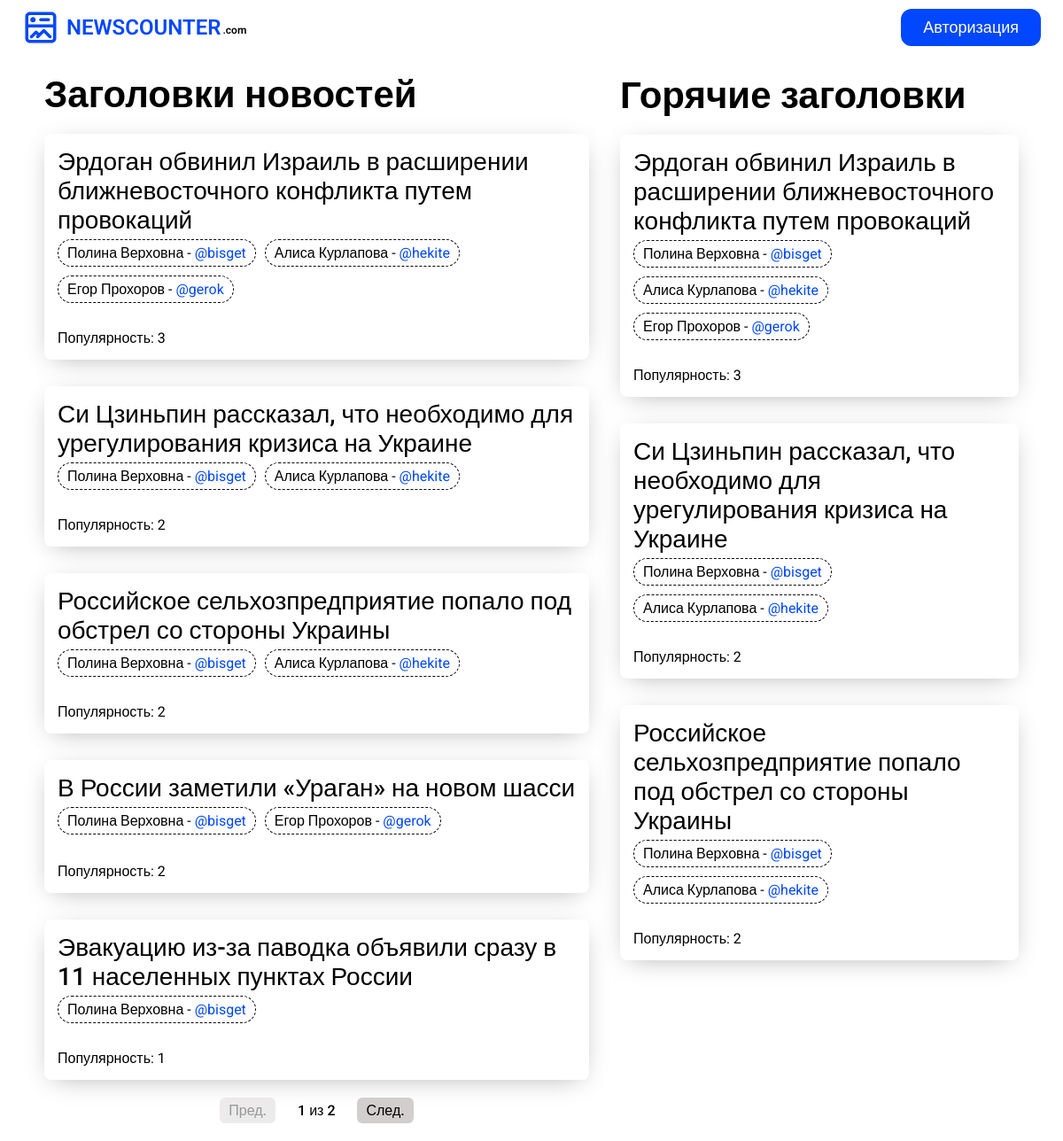
/posts/, run on the app's committed database.
### posts/models.py (models this page shows, shortened)
class News(models.Model):
    title = models.CharField(max_length=256)
    popularity = models.IntegerField(default=1)
    added_by = models.ManyToManyField(User)

### posts/views.py (the view)
# urls.py: path('', popular_topics, name='popular_topics'),
def popular_topics(request):
    popular_news = News.objects.order_by('-popularity')
    paginator = Paginator(popular_news, 5)
    page_number = request.GET.get('page')
    page_obj = paginator.get_page(page_number)
    for news in page_obj:
        added_by_ids = news.added_by.values_list('id', flat=True)
        added_by_users = User.objects.filter(id__in=added_by_ids)
        news.added_by_users = added_by_users
    popular_topics = News.objects.values('title').annotate(total_popularity=Sum('popularity')).order_by('-total_popularity')[:3]
    for topic in popular_topics:
        topic['popularity'] = News.objects.filter(title=topic['title']).aggregate(total_popularity=Sum('popularity'))['total_popularity']
        added_by_ids = News.objects.filter(title=topic['title']).first().added_by.values_list('id', flat=True)
        added_by_users = User.objects.filter(id__in=added_by_ids)
        topic['added_by'] = [{'first_name': user.first_name, 'last_name': user.last_name, 'username': user.username} for user in added_by_users]
    return render(request, 'popular_topics.html', {'page_obj': page_obj, 'popular_topics': popular_topics})

### posts/templates/popular_topics.html
{% extends "base.html" %}
{% load static %}
{% block head %}
  <link rel="stylesheet" href="{% static 'styles/posts.css' %}?v=1.0.5" />
  <link rel="stylesheet" href="{% static 'styles/pagination.css' %}?v=1.0.0" />
{% endblock head %}
{% block content %}
  <div class="posts">
    <div class="posts-all">
      <h1>Заголовки новостей</h1>
      <div class="posts-all__list">
        {% for news in page_obj %}
          <div class="list">
            <div class="list__box">
              <p>{{ news.title }}</p>
              <div class="list__box-users">
                {% for user in news.added_by_users %}
                  <div>{{ user.first_name }} {{ user.last_name }} - <span>@{{ user.username }}</span></div>
                {% endfor %}
              </div>
            </div>
            <p>Популярность: {{ news.popularity }}</p>
          </div>
        {% endfor %}
      </div>
      <div class="pagination">
        {% if page_obj.has_previous %}
          <a href="?page={{ page_obj.previous_page_number }}" class="pagination__btn">Пред.</a>
        {% else %}
          <div class="pagination__btn pagination__btn-disabled">Пред.</div>
        {% endif %}
        <span>{{ page_obj.number }} из {{ page_obj.paginator.num_pages }}</span>
        {% if page_obj.has_next %}
          <a href="?page={{ page_obj.next_page_number }}" class="pagination__btn">След.</a>
        {% else %}
          <div class="pagination__btn pagination__btn-disabled">След.</div>
        {% endif %}
      </div>
    </div>
    <div class="posts-fire">
      <h1>Горячие заголовки</h1>
      <div class="posts-fire__list">
        {% for topic in popular_topics %}
          <div class="list">
            <div class="list__box">
              <p>{{ topic.title }}</p>
              <div class="list__box-users">
                {% for user in topic.added_by %}
                  <div>{{ user.first_name }} {{ user.last_name }} - <span>@{{ user.username }}</span></div>
                {% endfor %}
              </div>
            </div>
            <p>Популярность: {{ topic.popularity }}</p>
          </div>
        {% endfor %}
      </div>
    </div>
  </div>
{% endblock content %}

### posts/templates/base.html (shortened to what this page needs)
<!DOCTYPE html>
{% load static %}
<html>
  <head>
    <link rel="stylesheet" href="{% static 'styles/reset.css' %}?v=1.0.1" />
    <link rel="stylesheet" href="{% static 'styles/header.css' %}?v=1.0.2" />
    {% block head %}{% endblock head %}
  </head>
  <body>
    <header class="header">
      <div class="header__box">
        <a href="/posts/" class="header__logo">
          NEWSCOUNTER
          <span>.com</span>
        </a>
      </div>
      {% if user.is_authenticated %}
        <nav class="header__nav">
          {% if user.is_authenticated %}
            <a href="/posts/add" class="header__link">
              Добавить заголовок
            </a>
          {% endif %}
          <p class="header__user-info">
            <span>{{ user.first_name }} {{ user.last_name }} - </span> @{{ user.username }}
          </p>
          <a href="/posts/logout" class="header__auth-btn">
            Выйти
          </a>
        </nav>
      {% else %}
        {% if not hidden_login_button %}
          <a href="/posts/login" class="header__auth-btn">
            Авторизация
          </a>
        {% else %}
          <a href="/posts/register" class="header__auth-btn">
            Регистрация
          </a>
        {% endif %}
      {% endif %}
    </header>
    {% block content %}{% endblock content %}
  </body>
</html>

### static/styles/header.css (style rules this page uses)
.header { display: flex; align-items: center; width: 100%; position: sticky; top: 0; justify-content: space-between; padding: 10px 25px; background-color: white; z-index: 2; }
.header .header__auth-btn { border-radius: 12px; font-size: 18px; background-color: #0047ff; cursor: pointer; padding: 10px 25px; color: white; }
.header .header__logo { font-size: 24px; font-weight: 600; color: #0047ff; display: flex; align-items: center; gap: 8px; }
.header .header__logo svg { width: 42px; height: 42px; }
.header .header__logo span { font-size: 12px; position: relative; top: 3px; right: 6px; }
.header .header__box { display: flex; align-items: center; gap: 20px; }

### static/styles/posts.css (style rules this page uses)
.posts { display: flex; width: 100%; align-items: flex-start; justify-content: space-between; padding: 20px 50px; gap: 35px; }
.posts-all, .posts-fire { display: flex; flex-direction: column; gap: 20px; }
.posts-all { width: 100%; }
.posts-all .posts-all__list { display: flex; flex-direction: column; gap: 30px; }
.posts-all h1 { font-size: 42px; }
.posts-fire { max-width: 450px; width: 100%; position: sticky; top: 83px; }
.posts-fire h1 { font-size: 42px; }
.posts-fire .posts-fire__list { display: flex; flex-direction: column; gap: 30px; }
.list { -webkit-box-shadow: 0px 6px 28px -10px rgba(0, 0, 0, 0.35); -moz-box-shadow: 0px 6px 28px -10px rgba(0, 0, 0, 0.35); box-shadow: 0px 6px 28px -10px rgba(0, 0, 0, 0.35); padding: 15px; min-height: 150px; display: flex; flex-direction: column; justify-content: space-between; border-radius: 8px; }
.list .list__box p { font-size: 28px; font-weight: 500; margin-bottom: 5px; }
.list .list__box .list__box-users { display: flex; align-items: center; flex-wrap: wrap; margin-bottom: 30px; gap: 10px; }
.list .list__box .list__box-users div { border: 1px dashed black; flex-shrink: 0; border-radius: 999px; padding: 5px 10px; width: max-content; }
.list .list__box .list__box-users span { color: #0047ff; }

### static/styles/pagination.css (style rules this page uses)
.pagination { display: flex; width: 100%; justify-content: center; align-items: center; gap: 25px; font-size: 16px; font-weight: 500; }
.pagination .pagination__btn { padding: 5px 10px; background-color: rgb(210, 206, 206); color: black; cursor: pointer; border-radius: 6px; }
.pagination .pagination__btn-disabled { cursor: not-allowed; opacity: 0.4; }

### data on the page
News: title "Эрдоган обвинил Израиль в расширении ближневосточного конфликта путем провокаций", popularity "3"
News: title "Си Цзиньпин рассказал, что необходимо для урегулирования кризиса на Украине", popularity "2"
News: title "Российское сельхозпредприятие попало под обстрел со стороны Украины", popularity "2"
News: title "В России заметили «Ураган» на новом шасси", popularity "2"
News: title "Эвакуацию из-за паводка объявили сразу в 11 населенных пунктах России", popularity "1"

### other printed values
{{ user.first_name }} "Полина"
{{ user.last_name }} "Верховна"
{{ user.username }} "bisget"
{{ user.first_name }} "Алиса"
{{ user.last_name }} "Курлапова"
{{ user.username }} "hekite"
{{ user.first_name }} "Егор"
{{ user.last_name }} "Прохоров"
{{ user.username }} "gerok"
{{ page_obj.number }} "1"
{{ page_obj.paginator.num_pages }} "2"
{{ user.first_name }} "Полина" "Алиса" "Егор" "Полина" "Алиса" "Полина" "Алиса"
{{ user.last_name }} "Верховна" "Курлапова" "Прохоров" "Верховна" "Курлапова" "Верховна" "Курлапова"
{{ user.username }} "bisget" "hekite" "gerok" "bisget" "hekite" "bisget" "hekite"
